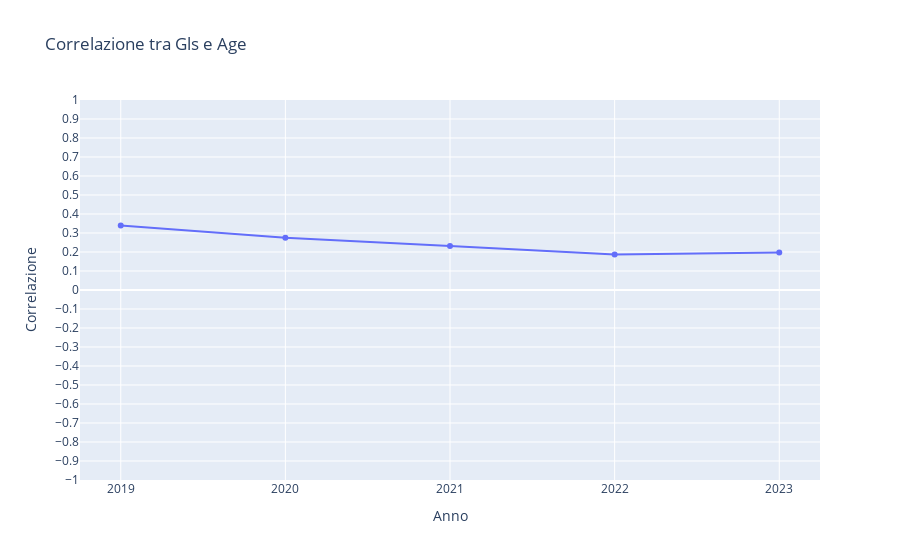
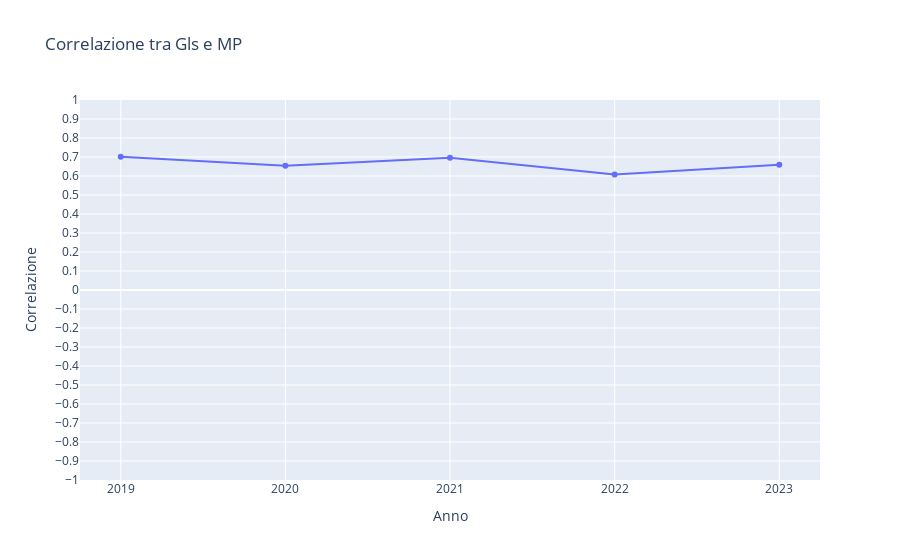
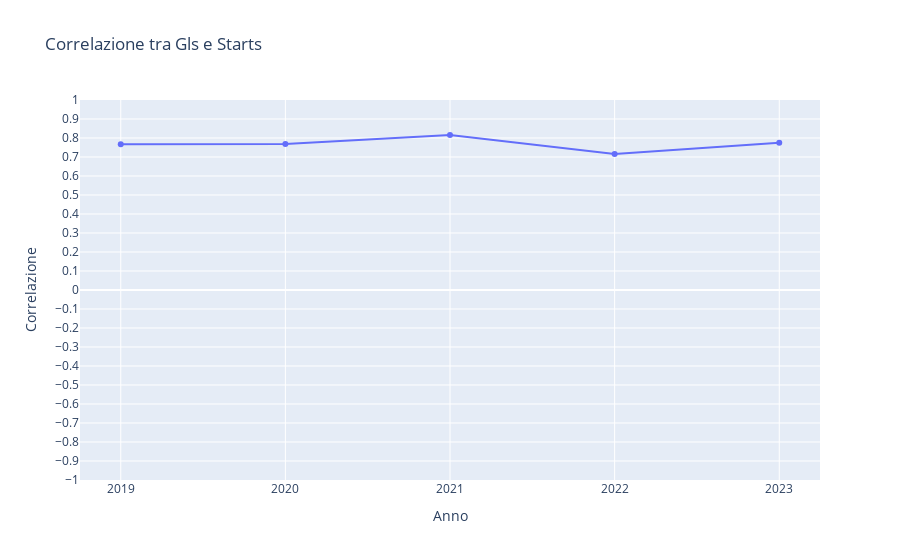
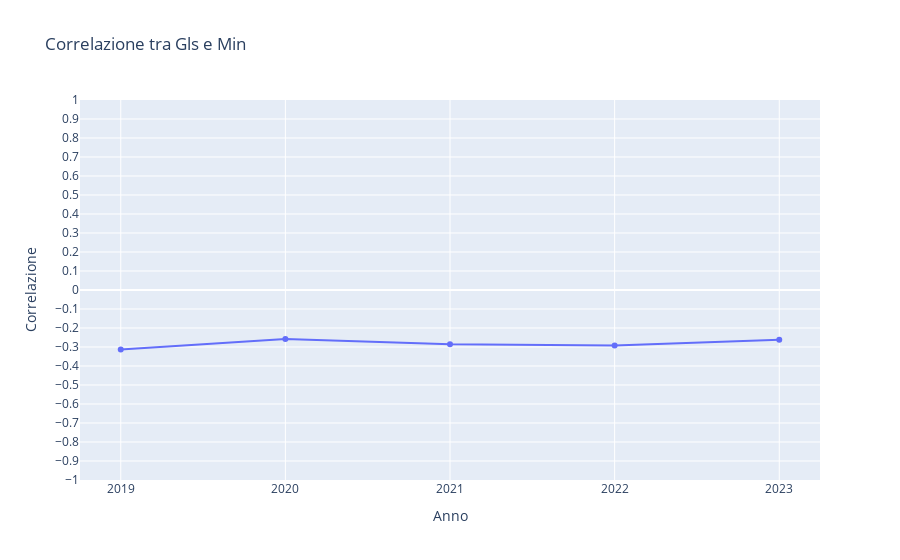

Notebook source saved alongside these figures, in order:
### Markdown cell above
Ci aiutiamo con delle funzioni per plottare l'andamento di questi indici negli anni considerati.

### Code cell
for column in data_frame.columns:
    if column not in ['Gls','Ast']:
     correlazione('Gls',column)

### Figure 1 — Plotly figure (JSON) as saved in the notebook; plotly's stock layout.template omitted (floating-point values rounded to 4 significant figures)
{"data": [{"hovertemplate": "Anno=%{x}<br>Correlazione=%{y}<extra></extra>", "legendgroup": "", "line": {"color": "#636efa", "dash": "solid"}, "marker": {"symbol": "circle"}, "mode": "lines+markers", "name": "", "orientation": "v", "showlegend": false, "type": "scatter", "x": [2023, 2022, 2021, 2020, 2019], "xaxis": "x", "y": [0.1978, 0.1865, 0.2314, 0.275, 0.3392], "yaxis": "y"}], "layout": {"legend": {"tracegroupgap": 0}, "title": {"text": "Correlazione tra Gls e Age"}, "xaxis": {"anchor": "y", "domain": [0, 1], "dtick": 1, "title": {"text": "Anno"}}, "yaxis": {"anchor": "x", "domain": [0, 1], "dtick": 0.1, "range": [-1, 1], "title": {"text": "Correlazione"}}}}

### Figure 2 — Plotly figure (JSON) as saved in the notebook; plotly's stock layout.template omitted (floating-point values rounded to 4 significant figures)
{"data": [{"hovertemplate": "Anno=%{x}<br>Correlazione=%{y}<extra></extra>", "legendgroup": "", "line": {"color": "#636efa", "dash": "solid"}, "marker": {"symbol": "circle"}, "mode": "lines+markers", "name": "", "orientation": "v", "showlegend": false, "type": "scatter", "x": [2023, 2022, 2021, 2020, 2019], "xaxis": "x", "y": [0.6593, 0.608, 0.6966, 0.6542, 0.7013], "yaxis": "y"}], "layout": {"legend": {"tracegroupgap": 0}, "title": {"text": "Correlazione tra Gls e MP"}, "xaxis": {"anchor": "y", "domain": [0, 1], "dtick": 1, "title": {"text": "Anno"}}, "yaxis": {"anchor": "x", "domain": [0, 1], "dtick": 0.1, "range": [-1, 1], "title": {"text": "Correlazione"}}}}

### Figure 3 — Plotly figure (JSON) as saved in the notebook; plotly's stock layout.template omitted (floating-point values rounded to 4 significant figures)
{"data": [{"hovertemplate": "Anno=%{x}<br>Correlazione=%{y}<extra></extra>", "legendgroup": "", "line": {"color": "#636efa", "dash": "solid"}, "marker": {"symbol": "circle"}, "mode": "lines+markers", "name": "", "orientation": "v", "showlegend": false, "type": "scatter", "x": [2023, 2022, 2021, 2020, 2019], "xaxis": "x", "y": [0.7751, 0.7164, 0.8157, 0.7681, 0.7672], "yaxis": "y"}], "layout": {"legend": {"tracegroupgap": 0}, "title": {"text": "Correlazione tra Gls e Starts"}, "xaxis": {"anchor": "y", "domain": [0, 1], "dtick": 1, "title": {"text": "Anno"}}, "yaxis": {"anchor": "x", "domain": [0, 1], "dtick": 0.1, "range": [-1, 1], "title": {"text": "Correlazione"}}}}

### Figure 4 — Plotly figure (JSON) as saved in the notebook; plotly's stock layout.template omitted (floating-point values rounded to 4 significant figures)
{"data": [{"hovertemplate": "Anno=%{x}<br>Correlazione=%{y}<extra></extra>", "legendgroup": "", "line": {"color": "#636efa", "dash": "solid"}, "marker": {"symbol": "circle"}, "mode": "lines+markers", "name": "", "orientation": "v", "showlegend": false, "type": "scatter", "x": [2023, 2022, 2021, 2020, 2019], "xaxis": "x", "y": [-0.2616, -0.2917, -0.2853, -0.2583, -0.3137], "yaxis": "y"}], "layout": {"legend": {"tracegroupgap": 0}, "title": {"text": "Correlazione tra Gls e Min"}, "xaxis": {"anchor": "y", "domain": [0, 1], "dtick": 1, "title": {"text": "Anno"}}, "yaxis": {"anchor": "x", "domain": [0, 1], "dtick": 0.1, "range": [-1, 1], "title": {"text": "Correlazione"}}}}
